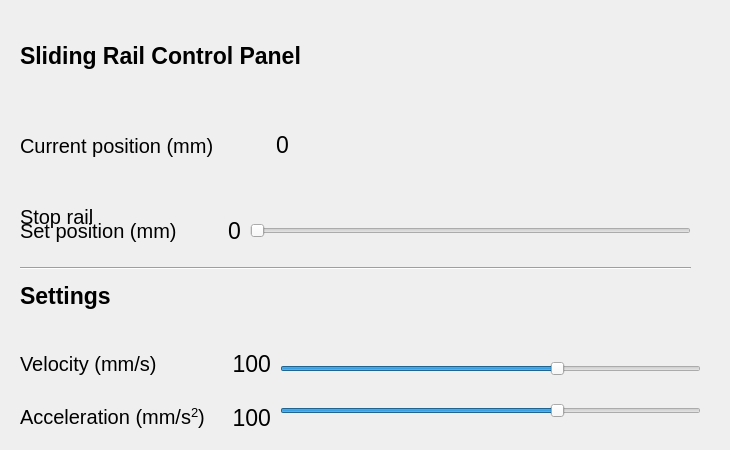
   <widget class="QWidget" name="SlidingRailTab">
    <attribute name="title">
     <string>Sliding Rail</string>
    </attribute>
    <widget class="QWidget" name="horizontalLayoutWidget_3">
     <property name="geometry">
      <rect>
       <x>20</x>
       <y>210</y>
       <width>221</width>
       <height>41</height>
      </rect>
     </property>
     <layout class="QHBoxLayout" name="SetPositionLayout">
      <item>
       <widget class="QLabel" name="RailSliderLabel">
        <property name="font">
         <font>
          <pointsize>15</pointsize>
         </font>
        </property>
        <property name="text">
         <string>Set position (mm)</string>
        </property>
       </widget>
      </item>
      <item>
       <widget class="QLabel" name="RailSVDisplay">
        <property name="font">
         <font>
          <pointsize>17</pointsize>
         </font>
        </property>
        <property name="text">
         <string>0</string>
        </property>
        <property name="alignment">
         <set>Qt::AlignRight|Qt::AlignTrailing|Qt::AlignVCenter</set>
        </property>
       </widget>
      </item>
     </layout>
    </widget>
    <widget class="QLabel" name="SlidingRailTitle">
     <property name="geometry">
      <rect>
       <x>20</x>
       <y>30</y>
       <width>341</width>
       <height>51</height>
      </rect>
     </property>
     <property name="font">
      <font>
       <pointsize>17</pointsize>
       <weight>75</weight>
       <bold>true</bold>
      </font>
     </property>
     <property name="text">
      <string>Sliding Rail Control Panel</string>
     </property>
    </widget>
    <widget class="QLabel" name="SettingsLabel">
     <property name="geometry">
      <rect>
       <x>20</x>
       <y>270</y>
       <width>141</width>
       <height>51</height>
      </rect>
     </property>
     <property name="font">
      <font>
       <pointsize>17</pointsize>
       <weight>75</weight>
       <bold>true</bold>
      </font>
     </property>
     <property name="text">
      <string>Settings</string>
     </property>
    </widget>
    <widget class="QLabel" name="SettingsGearIcon">
     <property name="geometry">
      <rect>
       <x>120</x>
       <y>280</y>
       <width>31</width>
       <height>31</height>
      </rect>
     </property>
     <property name="text">
      <string/>
     </property>
     <property name="pixmap">
      <pixmap>images/settings.png</pixmap>
     </property>
     <property name="scaledContents">
      <bool>true</bool>
     </property>
    </widget>
    <widget class="Line" name="SlidingRailVLine">
     <property name="geometry">
      <rect>
       <x>20</x>
       <y>260</y>
       <width>671</width>
       <height>16</height>
      </rect>
     </property>
     <property name="orientation">
      <enum>Qt::Horizontal</enum>
     </property>
    </widget>
    <widget class="QLabel" name="SlidingRailImage">
     <property name="geometry">
      <rect>
       <x>310</x>
       <y>10</y>
       <width>411</width>
       <height>181</height>
      </rect>
     </property>
     <property name="text">
      <string/>
     </property>
     <property name="pixmap">
      <pixmap>images/sliding_rail2.png</pixmap>
     </property>
     <property name="scaledContents">
      <bool>true</bool>
     </property>
    </widget>
    <widget class="QWidget" name="layoutWidget">
     <property name="geometry">
      <rect>
       <x>20</x>
       <y>340</y>
       <width>251</width>
       <height>101</height>
      </rect>
     </property>
     <layout class="QGridLayout" name="MotionParamsGrid">
      <item row="0" column="0">
       <widget class="QLabel" name="RailVelocityText">
        <property name="font">
         <font>
          <pointsize>15</pointsize>
         </font>
        </property>
        <property name="text">
         <string>Velocity (mm/s)</string>
        </property>
       </widget>
      </item>
      <item row="1" column="0">
       <widget class="QLabel" name="RailAccelerationText">
        <property name="font">
         <font>
          <pointsize>15</pointsize>
         </font>
        </property>
        <property name="text">
         <string>Acceleration (mm/s&lt;sup&gt;2&lt;/sup&gt;)</string>
        </property>
       </widget>
      </item>
      <item row="1" column="1">
       <widget class="QLabel" name="RailAccLCD">
        <property name="font">
         <font>
          <pointsize>17</pointsize>
         </font>
        </property>
        <property name="text">
         <string>100</string>
        </property>
        <property name="alignment">
         <set>Qt::AlignRight|Qt::AlignTrailing|Qt::AlignVCenter</set>
        </property>
       </widget>
      </item>
      <item row="0" column="1">
       <widget class="QLabel" name="RailVelLCD">
        <property name="font">
         <font>
          <pointsize>17</pointsize>
         </font>
        </property>
        <property name="text">
         <string>100</string>
        </property>
        <property name="alignment">
         <set>Qt::AlignRight|Qt::AlignTrailing|Qt::AlignVCenter</set>
        </property>
       </widget>
      </item>
     </layout>
    </widget>
    <widget class="QWidget" name="layoutWidget">
     <property name="geometry">
      <rect>
       <x>20</x>
       <y>130</y>
       <width>211</width>
       <height>31</height>
      </rect>
     </property>
     <layout class="QHBoxLayout" name="CurrentPositionLayout">
      <item>
       <widget class="QLabel" name="CurrentPositionLabel">
        <property name="font">
         <font>
          <pointsize>15</pointsize>
         </font>
        </property>
        <property name="layoutDirection">
         <enum>Qt::LeftToRight</enum>
        </property>
        <property name="text">
         <string>Current position (mm)  </string>
        </property>
        <property name="alignment">
         <set>Qt::AlignLeading|Qt::AlignLeft|Qt::AlignVCenter</set>
        </property>
       </widget>
      </item>
     </layout>
    </widget>
    <widget class="QWidget" name="verticalLayoutWidget_5">
     <property name="geometry">
      <rect>
       <x>280</x>
       <y>340</y>
       <width>421</width>
       <height>101</height>
      </rect>
     </property>
     <layout class="QVBoxLayout" name="RailSlidersVLayout">
      <item>
       <widget class="QSlider" name="RailVelocitySlider">
        <property name="minimum">
         <number>1</number>
        </property>
        <property name="maximum">
         <number>150</number>
        </property>
        <property name="value">
         <number>100</number>
        </property>
        <property name="orientation">
         <enum>Qt::Horizontal</enum>
        </property>
       </widget>
      </item>
      <item>
       <widget class="QSlider" name="RailAccelerationSlider">
        <property name="minimum">
         <number>1</number>
        </property>
        <property name="maximum">
         <number>150</number>
        </property>
        <property name="value">
         <number>100</number>
        </property>
        <property name="orientation">
         <enum>Qt::Horizontal</enum>
        </property>
       </widget>
      </item>
     </layout>
    </widget>
    <widget class="QSlider" name="RailSVSlider">
     <property name="geometry">
      <rect>
       <x>250</x>
       <y>210</y>
       <width>441</width>
       <height>41</height>
      </rect>
     </property>
     <property name="maximum">
      <number>1000</number>
     </property>
     <property name="singleStep">
      <number>10</number>
     </property>
     <property name="pageStep">
      <number>100</number>
     </property>
     <property name="value">
      <number>0</number>
     </property>
     <property name="orientation">
      <enum>Qt::Horizontal</enum>
     </property>
    </widget>
    <widget class="QWidget" name="horizontalLayoutWidget">
     <property name="geometry">
      <rect>
       <x>20</x>
       <y>170</y>
       <width>221</width>
       <height>93</height>
      </rect>
     </property>
     <layout class="QHBoxLayout" name="StopRailLayout">
      <item>
       <widget class="QLabel" name="StopRailLabel">
        <property name="font">
         <font>
          <pointsize>15</pointsize>
         </font>
        </property>
        <property name="layoutDirection">
         <enum>Qt::LeftToRight</enum>
        </property>
        <property name="text">
         <string>Stop rail</string>
        </property>
        <property name="alignment">
         <set>Qt::AlignLeading|Qt::AlignLeft|Qt::AlignVCenter</set>
        </property>
       </widget>
      </item>
      <item>
       <widget class="QPushButton" name="StopRailButton">
        <property name="font">
         <font>
          <weight>75</weight>
          <bold>true</bold>
         </font>
        </property>
        <property name="autoFillBackground">
         <bool>false</bool>
        </property>
        <property name="styleSheet">
         <string notr="true">border-radius: 25px;</string>
        </property>
        <property name="text">
         <string/>
        </property>
        <property name="icon">
         <iconset>
          <normaloff>images/stop_rail.png</normaloff>images/stop_rail.png</iconset>
        </property>
        <property name="iconSize">
         <size>
          <width>101</width>
          <height>91</height>
         </size>
        </property>
       </widget>
      </item>
     </layout>
    </widget>
    <widget class="QLabel" name="CurrentPositionRail">
     <property name="geometry">
      <rect>
       <x>238</x>
       <y>130</y>
       <width>51</width>
       <height>29</height>
      </rect>
     </property>
     <property name="font">
      <font>
       <pointsize>17</pointsize>
      </font>
     </property>
     <property name="text">
      <string>0</string>
     </property>
     <property name="alignment">
      <set>Qt::AlignRight|Qt::AlignTrailing|Qt::AlignVCenter</set>
     </property>
    </widget>
   </widget>
